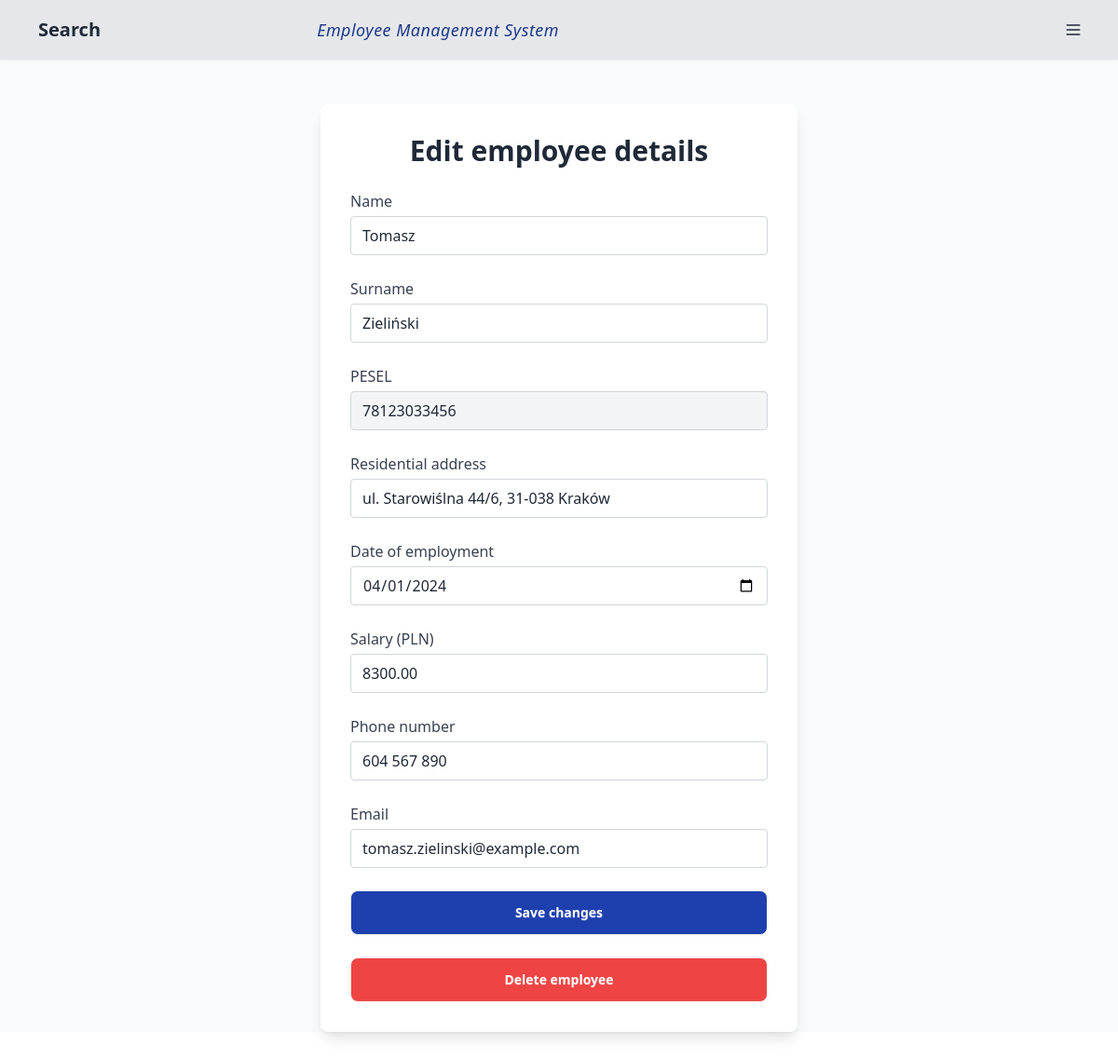
The app's page /employee/78123033456/edit/ with its own data.
### employee_management_system/models.py (models this page shows, shortened)
class Employee(models.Model):
    name = models.CharField(max_length=100)
    surname = models.CharField(max_length=100)
    pesel = models.CharField(max_length=11, unique=True)
    residential_address = models.CharField(max_length=255)
    date_of_employment = models.DateField()
    salary = models.DecimalField(max_digits=10, decimal_places=2)
    phone_number = models.CharField(max_length=20, blank=True, null=True)
    email = models.EmailField(blank=True)

### employee_management_system/views.py (the view, shortened to what this page needs)
# urls.py: path('employee/<str:pesel>/edit/', views.employee_edit, name='employee_edit_url'),
def employee_edit(request, pesel):
    employee = get_object_or_404(Employee, pesel=pesel)
    return render(request, 'employee_management_system/employee_edit.html', {'employee': employee})

### employee_management_system/templates/employee_management_system/employee_edit.html (shortened to what this page needs)
{% extends 'index.html' %}
{% block content %}
<div class="max-w-lg mx-auto mt-10 p-8 bg-white rounded-lg shadow-lg">
  <h2 class="text-3xl font-semibold mb-6 text-center text-gray-800">Edit employee details</h2>
  <form method="post" class="space-y-6">
    <div>
      <label for="name" class="block mb-1 font-medium text-gray-700">Name</label>
      <input id="name" name="name" type="text" required
        class="w-full border border-gray-300 rounded px-3 py-2 focus:outline-none focus:ring-2 focus:ring-indigo-500"
        value="{{ employee.name }}">
    </div>
    <div>
      <label for="surname" class="block mb-1 font-medium text-gray-700">Surname</label>
      <input id="surname" name="surname" type="text" required
        class="w-full border border-gray-300 rounded px-3 py-2 focus:outline-none focus:ring-2 focus:ring-indigo-500"
        value="{{ employee.surname }}">
    </div>
    <div>
      <label for="pesel" class="block mb-1 font-medium text-gray-700">PESEL</label>
      <input id="pesel" name="pesel" type="text" required maxlength="11" minlength="11"
        class="w-full border border-gray-300 rounded px-3 py-2 bg-gray-100 cursor-not-allowed" readonly
        value="{{ employee.pesel }}">
    </div>
    <div>
      <label for="residential_address" class="block mb-1 font-medium text-gray-700">Residential address</label>
      <input id="residential_address" name="residential_address" type="text"
        class="w-full border border-gray-300 rounded px-3 py-2 focus:outline-none focus:ring-2 focus:ring-indigo-500"
        value="{{ employee.residential_address }}">
    </div>
    <div>
      <label for="date_of_employment" class="block mb-1 font-medium text-gray-700">Date of employment</label>
      <input id="date_of_employment" name="date_of_employment" type="date" required
        class="w-full border border-gray-300 rounded px-3 py-2 focus:outline-none focus:ring-2 focus:ring-indigo-500"
        value="{{ employee.date_of_employment|date:'Y-m-d' }}">
    </div>
    <div>
      <label for="salary" class="block mb-1 font-medium text-gray-700">Salary (PLN)</label>
      <input id="salary" name="salary" type="number" step="0.01" required min="0"
        class="w-full border border-gray-300 rounded px-3 py-2 focus:outline-none focus:ring-2 focus:ring-indigo-500"
        value="{{ employee.salary }}">
    </div>
    <div>
      <label for="phone_number" class="block mb-1 font-medium text-gray-700">Phone number</label>
      <input id="phone_number" name="phone_number" type="text"
        class="w-full border border-gray-300 rounded px-3 py-2 focus:outline-none focus:ring-2 focus:ring-indigo-500"
        value="{{ employee.phone_number }}">
    </div>
    <div>
      <label for="email" class="block mb-1 font-medium text-gray-700">Email</label>
      <input id="email" name="email" type="email"
        class="w-full border border-gray-300 rounded px-3 py-2 focus:outline-none focus:ring-2 focus:ring-indigo-500"
        value="{{ employee.email }}">
    </div>
    <button type="submit" class="w-full btn bg-blue-800 hover:bg-blue-900 text-white flex-grow">
      Save changes
    </button>
  </form>
    <form method="post" action="{% url 'delete_employee_url' pesel=employee.pesel %}" onsubmit="return confirm('Czy na pewno chcesz usunąć tego pracownika?');" class="mt-6">
    <button type="submit" class="w-full btn bg-red-500 hover:bg-red-700 text-white">
    Delete employee
    </button>
    </form>
</div>
{% endblock %}

### records on screen
Employee: name "Tomasz", surname "Zieliński", pesel "78123033456", residential_address "ul. Starowiślna 44/6, 31-038 Kraków", date_of_employment "04/01/2024", salary "8300.00", phone_number "604 567 890", email "tomasz.zielinski@example.com"
